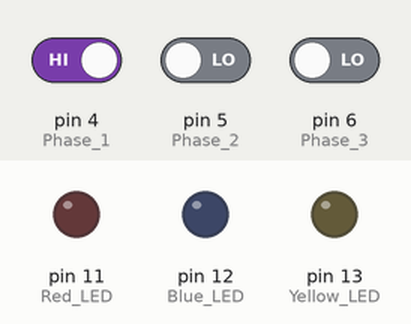
Recording of a sketch running on a simulated Arduino Uno, built with avr-gcc and run on an emulated ATmega328P. On the bench: output pins drawn as LEDs (lit = HIGH). The test bench sets the inputs (shaded band); at power-on: pin 4 (Phase_1) HIGH, pin 5 (Phase_2) LOW, pin 6 (Phase_3) LOW. What the sketch prints to the serial monitor is not drawn.

Above: at 1.2 s.
1.3 s: pin 4 (Phase_1) driven LOW
At 1.7 s:
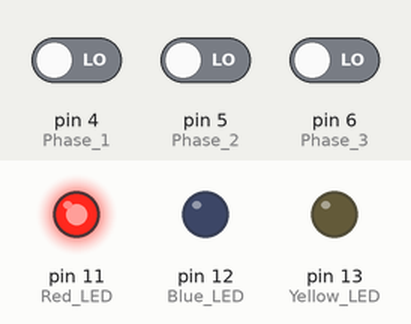
2.8 s: pin 4 (Phase_1) driven HIGH
At 3.9 s:
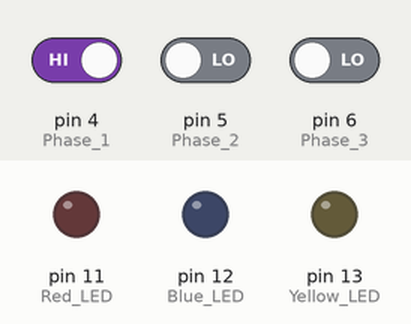
4.3 s: pin 5 (Phase_2) driven HIGH
At 5.0 s:
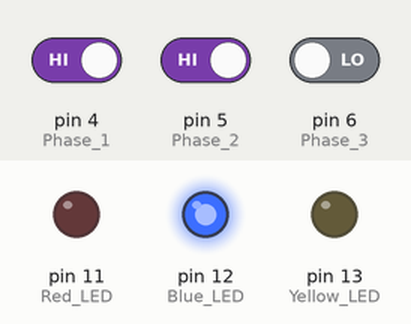
5.8 s: pin 5 (Phase_2) driven LOW
At 7.0 s:
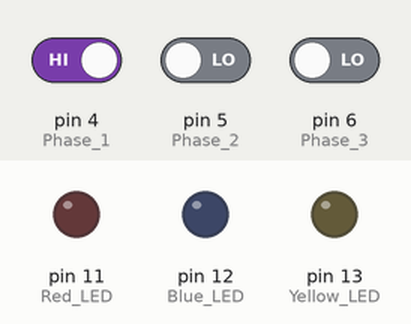
7.3 s: pin 6 (Phase_3) driven HIGH
At 8.6 s:
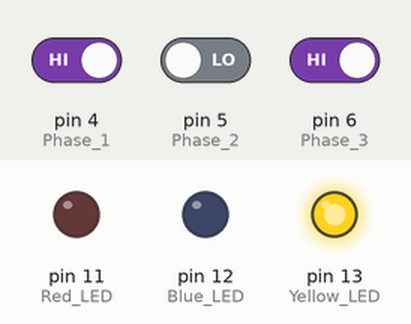
Timing chart, 0 to 9.8 s (numbered marks = the images above; inputs shaded):
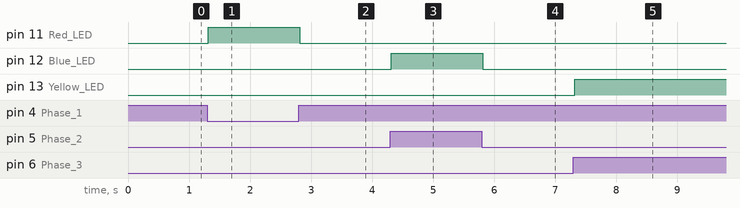

Measured:
- after the input at 1.3 s, pin 11 (Red_LED): LOW → HIGH at once
- after the input at 2.8 s, pin 11 (Red_LED): HIGH → LOW at once
- after the input at 4.3 s, pin 12 (Blue_LED): LOW → HIGH at once
- after the input at 5.8 s, pin 12 (Blue_LED): HIGH → LOW at once
- after the input at 7.3 s, pin 13 (Yellow_LED): LOW → HIGH at once

The sketch:

Electric_Motor_Test.ino
```cpp
/*
 By Robert Wilson
 17 July 2017
  Test Program for running the motor
*/
  // Set the LED outputs
    const int Red_LED = 11;       // Set Red LED to port Red_LED
    const int Blue_LED = 12;      // Set Blue LED to port Blue_LED
    const int Yellow_LED = 13;    // Set Yellow LED to port Yellow_LED
  // Set the Sensor Inputs
    const int Phase_1 = 4;        // First Phase Hall Effect Sensor tied to port D-4
    const int Phase_2 = 5;        // Second Phase Hall Effect Sensor tied to port D-5
    const int Phase_3 = 6;        // Third Phase Hall Effect Sensor tied to port D-6

void setup()
{
  // Initialize all components, to run once:
    pinMode(Red_LED, OUTPUT);        // Initialize Red LED
    pinMode(Blue_LED, OUTPUT);       // Initialize Blue LED
    pinMode(Yellow_LED, OUTPUT);     // Initialize Yellow LED

    pinMode(Phase_1, INPUT);         // Initialize First Phase Hall Sensor
    pinMode(Phase_2, INPUT);         // Initialize Second Phase Hall Sensor
    pinMode(Phase_3, INPUT);         // Initialize Thrird Phase Hall Sensor
      Serial.begin(9600);            // Initialize Serial to 9600 b/s

  // Set the LED's to off initially
    digitalWrite(Red_LED, LOW);
    digitalWrite(Blue_LED, LOW);
    digitalWrite(Yellow_LED, LOW);
}

// This runs repeatedly:
void loop()
{
  // Set the Sensor Values
    int SensorValue_1 = digitalRead(Phase_1);
    int SensorValue_2 = digitalRead(Phase_2);
    int SensorValue_3 = digitalRead(Phase_3);

  // If Statement to determine Which Phase is run
    if(SensorValue_1 == 0)
    {
      Serial.println(SensorValue_1);
      Serial.println(SensorValue_2);
      Serial.println(SensorValue_3);

      // Set the Yellow and Blue LED's to off and Red to on if third Sensor is tripped
        digitalWrite(Red_LED, HIGH);
        digitalWrite(Blue_LED, LOW);
        digitalWrite(Yellow_LED, LOW);
    }
    else if(SensorValue_2 == 1)
    {
      Serial.println(SensorValue_1);
      Serial.println(SensorValue_2);
      Serial.println(SensorValue_3);

      // Set the Red and Yellow LED's to off and Blue to on if third Sensor is tripped
        digitalWrite(Red_LED, LOW);
        digitalWrite(Blue_LED, HIGH);
        digitalWrite(Yellow_LED, LOW);
    }
    else if(SensorValue_3 == 1)
    {
      Serial.println(SensorValue_1);
      Serial.println(SensorValue_2);
      Serial.println(SensorValue_3);

      // Set the Red and Blue LED's to off and Yellow to on if third Sensor is tripped
        digitalWrite(Red_LED, LOW);
        digitalWrite(Blue_LED, LOW);
        digitalWrite(Yellow_LED, HIGH);
    }
    else
    {
      Serial.println(SensorValue_1);
      Serial.println(SensorValue_2);
      Serial.println(SensorValue_3);

      // Set the LED's to off if no Sensor is tripped
        digitalWrite(Red_LED, LOW);
        digitalWrite(Blue_LED, LOW);
        digitalWrite(Yellow_LED, LOW);
    }
}
```
